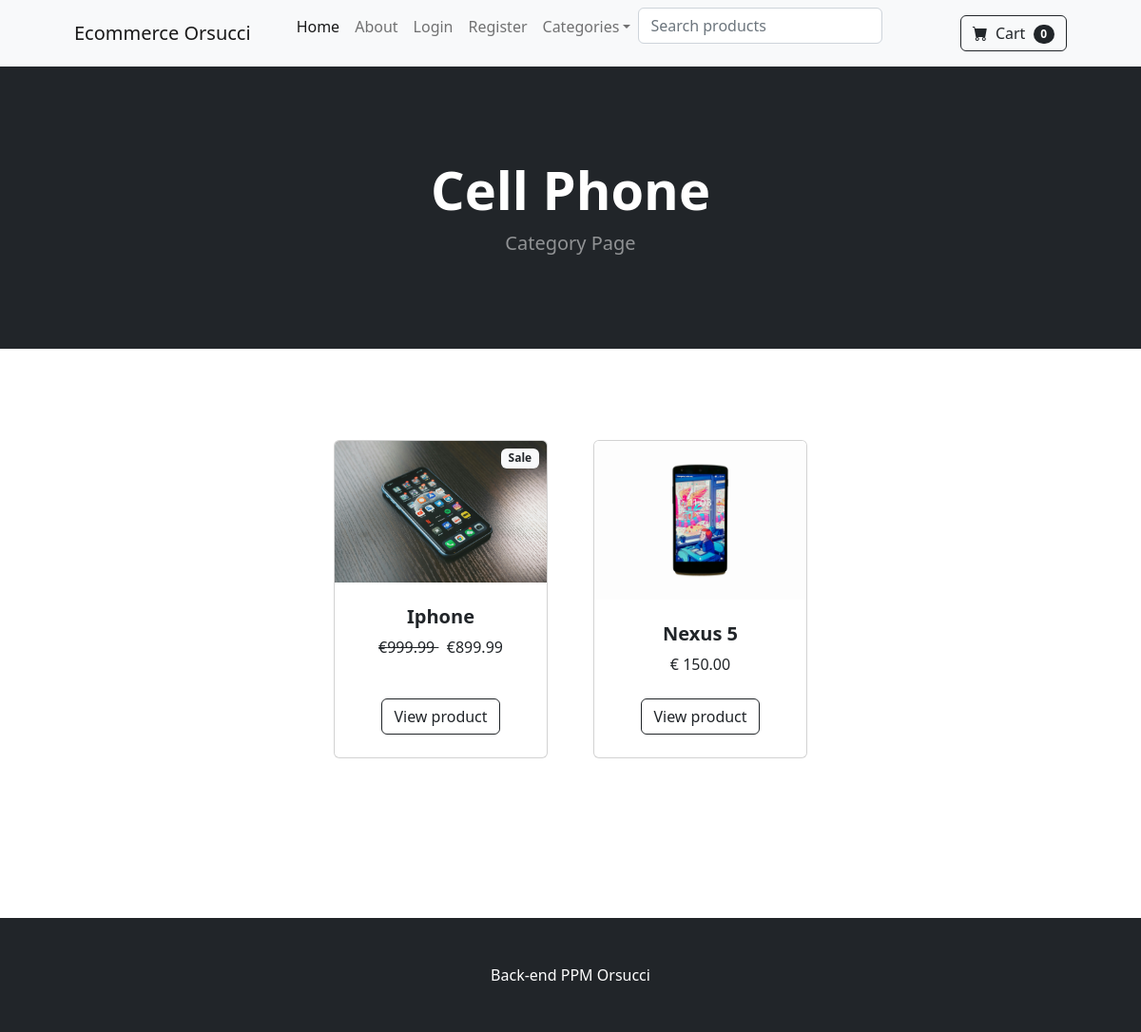
Page /category/Cell Phone on the committed database.
### store/models.py (models this page shows, shortened)
class Category(models.Model):
    name = models.CharField(max_length=50)
    def __str__(self):
        return self.name
    class Meta:
        verbose_name = 'Category'
        verbose_name_plural = 'Categories'

class Product(models.Model):
    name = models.CharField(max_length=100)
    price = models.DecimalField(default = 0, max_digits=9, decimal_places=2)
    category = models.ForeignKey(Category, on_delete=models.CASCADE, default=1)
    description = models.TextField(max_length="250", blank=True, null=True)
    image = models.ImageField(upload_to='uploads/product/')
    is_on_sale = models.BooleanField(default=False)
    sale_price = models.DecimalField(default = 0, max_digits=9, decimal_places=2)

### store/views.py (the view)
# urls.py: path('category/<str:foo>', views.category, name='category'),
def category(request, foo):
    foo = foo.replace('-', ' ')
    try:
        category = Category.objects.get(name=foo)
        products = Product.objects.filter(category=category)
        return render(request, 'category.html', {'products':products, 'category':category})
    except:
        messages.success(request, ("That Category does not exist!"))
        return redirect('home')
    products = Product.objects.filter(category=foo)
    return render(request, 'category.html', {'products':products})

### cart/cart.py (called while the page is built)
    def __len__(self):
        return len(self.cart)

### cart/context_processor.py (called while the page is built)
def cart(request):
    return {'cart': Cart(request)}

### store/views.py (called while the page is built)
def add_variable_to_context(request):
    return {
        'categories': Category.objects.all()
    }

### store/templates/category.html
{% extends 'base.html' %}
{%block content %}
<header class="bg-dark py-5">
    <div class="container px-4 px-lg-5 my-5">
        <div class="text-center text-white">
            <h1 class="display-4 fw-bolder">{{category}}</h1>
            <p class="lead fw-normal text-white-50 mb-0">Category Page</p>
        </div>
    </div>
</header>
<section class="py-5">
    <div class="container px-4 px-lg-5 mt-5">
        <div class="row gx-4 gx-lg-5 row-cols-2 row-cols-md-3 row-cols-xl-4 justify-content-center">
            {% for product in products %}
            {% if product.is_on_sale %}
            <div class="col mb-5">
                <div class="card h-100">
                    <div class="badge bg-light text-dark position-absolute" style="top: 0.5rem; right: 0.5rem">Sale
                    </div>
                    <img class="card-img-top img-fluid" src="{{ product.image.url}}" alt="..."
                         style="max-height: 179px"/>
                    <div class="card-body p-4">
                        <div class="text-center">
                            <h5 class="fw-bolder">{{product.name}}</h5>
                            <s>
                                €{{product.price}}
                            </s>
                            &nbsp;
                            €{{product.sale_price}}
                        </div>
                    </div>
                    <div class="card-footer p-4 pt-0 border-top-0 bg-transparent">
                        <div class="text-center"><a class="btn btn-outline-dark mt-auto" href="{% url 'product' product.id%}">View product</a></div>
                    </div>
                </div>
            </div>
            {% else %}
            <div class="col mb-5">
                <div class="card h-100">
                    <img class="card-img-top img-fluid" src="{{ product.image.url}}" alt="..."
                         style="max-height: 179px"/>
                    <div class="card-body p-4">
                        <div class="text-center">
                            <h5 class="fw-bolder">{{product.name}}</h5>
                            € {{product.price}}
                        </div>
                    </div>
                    <div class="card-footer p-4 pt-0 border-top-0 bg-transparent">
                        <div class="text-center"><a class="btn btn-outline-dark mt-auto" href="{% url 'product' product.id %}">View product</a></div>
                    </div>
                </div>
            </div>
            {% endif %}
            {% endfor %}
        </div>
    </div>
</section>
{% endblock %}

### rows in the picture
Category: name "Cell Phone"
Product: image (picture), name "Iphone", price "999.99", sale_price "899.99"
Product: image (picture), name "Nexus 5", price "150.00"

### other values in the picture
{{ cart|length }} "0"
